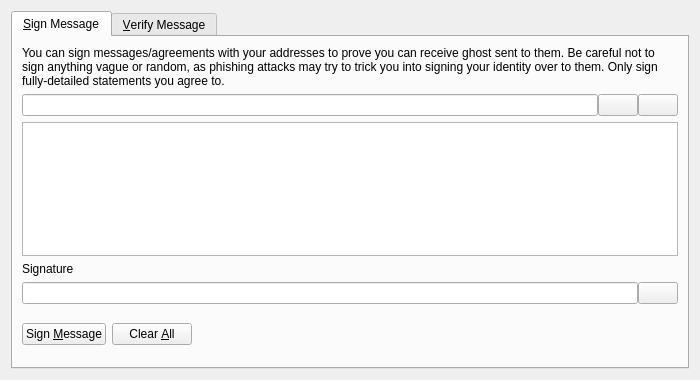
<?xml version="1.0" encoding="UTF-8"?>
<ui version="4.0">
 <class>SignVerifyMessageDialog</class>
 <widget class="QDialog" name="SignVerifyMessageDialog">
  <property name="geometry">
   <rect>
    <x>0</x>
    <y>0</y>
    <width>700</width>
    <height>380</height>
   </rect>
  </property>
  <property name="windowTitle">
   <string>Signatures - Sign / Verify a Message</string>
  </property>
  <property name="modal">
   <bool>true</bool>
  </property>
  <layout class="QVBoxLayout" name="verticalLayout">
   <item>
    <widget class="QTabWidget" name="tabWidget">
     <property name="currentIndex">
      <number>0</number>
     </property>
     <widget class="QWidget" name="tabSignMessage">
      <attribute name="title">
       <string>&amp;Sign Message</string>
      </attribute>
      <layout class="QVBoxLayout" name="verticalLayout_SM">
       <item>
        <widget class="QLabel" name="infoLabel_SM">
         <property name="text">
          <string>You can sign messages/agreements with your addresses to prove you can receive ghost sent to them. Be careful not to sign anything vague or random, as phishing attacks may try to trick you into signing your identity over to them. Only sign fully-detailed statements you agree to.</string>
         </property>
         <property name="textFormat">
          <enum>Qt::PlainText</enum>
         </property>
         <property name="wordWrap">
          <bool>true</bool>
         </property>
        </widget>
       </item>
       <item>
        <layout class="QHBoxLayout" name="horizontalLayout_1_SM">
         <property name="spacing">
          <number>0</number>
         </property>
         <item>
          <widget class="QValidatedLineEdit" name="addressIn_SM">
           <property name="toolTip">
            <string>The Ghost address to sign the message with</string>
           </property>
          </widget>
         </item>
         <item>
          <widget class="QPushButton" name="addressBookButton_SM">
           <property name="toolTip">
            <string>Choose previously used address</string>
           </property>
           <property name="text">
            <string/>
           </property>
           <property name="icon">
            <iconset resource="../bitcoin.qrc">
             <normaloff>:/icons/address-book</normaloff>:/icons/address-book</iconset>
           </property>
           <property name="shortcut">
            <string>Alt+A</string>
           </property>
           <property name="autoDefault">
            <bool>false</bool>
           </property>
          </widget>
         </item>
         <item>
          <widget class="QPushButton" name="pasteButton_SM">
           <property name="toolTip">
            <string>Paste address from clipboard</string>
           </property>
           <property name="text">
            <string/>
           </property>
           <property name="icon">
            <iconset resource="../bitcoin.qrc">
             <normaloff>:/icons/editpaste</normaloff>:/icons/editpaste</iconset>
           </property>
           <property name="shortcut">
            <string>Alt+P</string>
           </property>
           <property name="autoDefault">
            <bool>false</bool>
           </property>
          </widget>
         </item>
        </layout>
       </item>
       <item>
        <widget class="QPlainTextEdit" name="messageIn_SM">
         <property name="toolTip">
          <string>Enter the message you want to sign here</string>
         </property>
        </widget>
       </item>
       <item>
        <widget class="QLabel" name="signatureLabel_SM">
         <property name="text">
          <string>Signature</string>
         </property>
         <property name="textFormat">
          <enum>Qt::PlainText</enum>
         </property>
        </widget>
       </item>
       <item>
        <layout class="QHBoxLayout" name="horizontalLayout_2_SM">
         <property name="spacing">
          <number>0</number>
         </property>
         <item>
          <widget class="QLineEdit" name="signatureOut_SM">
           <property name="font">
            <font>
             <italic>true</italic>
            </font>
           </property>
           <property name="readOnly">
            <bool>true</bool>
           </property>
          </widget>
         </item>
         <item>
          <widget class="QPushButton" name="copySignatureButton_SM">
           <property name="toolTip">
            <string>Copy the current signature to the system clipboard</string>
           </property>
           <property name="text">
            <string/>
           </property>
           <property name="icon">
            <iconset resource="../bitcoin.qrc">
             <normaloff>:/icons/editcopy</normaloff>:/icons/editcopy</iconset>
           </property>
           <property name="autoDefault">
            <bool>false</bool>
           </property>
          </widget>
         </item>
        </layout>
       </item>
       <item>
        <layout class="QHBoxLayout" name="horizontalLayout_3_SM">
         <item>
          <widget class="QPushButton" name="signMessageButton_SM">
           <property name="toolTip">
            <string>Sign the message to prove you own this Ghost address</string>
           </property>
           <property name="text">
            <string>Sign &amp;Message</string>
           </property>
           <property name="icon">
            <iconset resource="../bitcoin.qrc">
             <normaloff>:/icons/edit</normaloff>:/icons/edit</iconset>
           </property>
           <property name="autoDefault">
            <bool>false</bool>
           </property>
          </widget>
         </item>
         <item>
          <widget class="QPushButton" name="clearButton_SM">
           <property name="toolTip">
            <string>Reset all sign message fields</string>
           </property>
           <property name="text">
            <string>Clear &amp;All</string>
           </property>
           <property name="icon">
            <iconset resource="../bitcoin.qrc">
             <normaloff>:/icons/remove</normaloff>:/icons/remove</iconset>
           </property>
           <property name="autoDefault">
            <bool>false</bool>
           </property>
          </widget>
         </item>
         <item>
          <spacer name="horizontalSpacer_1_SM">
           <property name="orientation">
            <enum>Qt::Horizontal</enum>
           </property>
           <property name="sizeHint" stdset="0">
            <size>
             <width>40</width>
             <height>48</height>
            </size>
           </property>
          </spacer>
         </item>
         <item>
          <widget class="QLabel" name="statusLabel_SM">
           <property name="font">
            <font>
             <weight>75</weight>
             <bold>true</bold>
            </font>
           </property>
           <property name="text">
            <string/>
           </property>
           <property name="wordWrap">
            <bool>true</bool>
           </property>
          </widget>
         </item>
         <item>
          <spacer name="horizontalSpacer_2_SM">
           <property name="orientation">
            <enum>Qt::Horizontal</enum>
           </property>
           <property name="sizeHint" stdset="0">
            <size>
             <width>40</width>
             <height>48</height>
            </size>
           </property>
          </spacer>
         </item>
        </layout>
       </item>
      </layout>
     </widget>
     <widget class="QWidget" name="tabVerifyMessage">
      <attribute name="title">
       <string>&amp;Verify Message</string>
      </attribute>
      <layout class="QVBoxLayout" name="verticalLayout_VM">
       <item>
        <widget class="QLabel" name="infoLabel_VM">
         <property name="text">
          <string>Enter the receiver's address, message (ensure you copy line breaks, spaces, tabs, etc. exactly) and signature below to verify the message. Be careful not to read more into the signature than what is in the signed message itself, to avoid being tricked by a man-in-the-middle attack. Note that this only proves the signing party receives with the address, it cannot prove sendership of any transaction!</string>
         </property>
         <property name="textFormat">
          <enum>Qt::PlainText</enum>
         </property>
         <property name="alignment">
          <set>Qt::AlignLeading|Qt::AlignLeft|Qt::AlignTop</set>
         </property>
         <property name="wordWrap">
          <bool>true</bool>
         </property>
        </widget>
       </item>
       <item>
        <layout class="QHBoxLayout" name="horizontalLayout_1_VM">
         <property name="spacing">
          <number>0</number>
         </property>
         <item>
          <widget class="QValidatedLineEdit" name="addressIn_VM">
           <property name="toolTip">
            <string>The Ghost address the message was signed with</string>
           </property>
          </widget>
         </item>
         <item>
          <widget class="QPushButton" name="addressBookButton_VM">
           <property name="toolTip">
            <string>Choose previously used address</string>
           </property>
           <property name="text">
            <string/>
           </property>
           <property name="icon">
            <iconset resource="../bitcoin.qrc">
             <normaloff>:/icons/address-book</normaloff>:/icons/address-book</iconset>
           </property>
           <property name="shortcut">
            <string>Alt+A</string>
           </property>
           <property name="autoDefault">
            <bool>false</bool>
           </property>
          </widget>
         </item>
        </layout>
       </item>
       <item>
        <widget class="QPlainTextEdit" name="messageIn_VM"/>
       </item>
       <item>
        <widget class="QValidatedLineEdit" name="signatureIn_VM"/>
       </item>
       <item>
        <layout class="QHBoxLayout" name="horizontalLayout_2_VM">
         <item>
          <widget class="QPushButton" name="verifyMessageButton_VM">
           <property name="toolTip">
            <string>Verify the message to ensure it was signed with the specified Ghost address</string>
           </property>
           <property name="text">
            <string>Verify &amp;Message</string>
           </property>
           <property name="icon">
            <iconset resource="../bitcoin.qrc">
             <normaloff>:/icons/transaction_0</normaloff>:/icons/transaction_0</iconset>
           </property>
           <property name="autoDefault">
            <bool>false</bool>
           </property>
          </widget>
         </item>
         <item>
          <widget class="QPushButton" name="clearButton_VM">
           <property name="toolTip">
            <string>Reset all verify message fields</string>
           </property>
           <property name="text">
            <string>Clear &amp;All</string>
           </property>
           <property name="icon">
            <iconset resource="../bitcoin.qrc">
             <normaloff>:/icons/remove</normaloff>:/icons/remove</iconset>
           </property>
           <property name="autoDefault">
            <bool>false</bool>
           </property>
          </widget>
         </item>
         <item>
          <spacer name="horizontalSpacer_1_VM">
           <property name="orientation">
            <enum>Qt::Horizontal</enum>
           </property>
           <property name="sizeHint" stdset="0">
            <size>
             <width>40</width>
             <height>48</height>
            </size>
           </property>
          </spacer>
         </item>
         <item>
          <widget class="QLabel" name="statusLabel_VM">
           <property name="font">
            <font>
             <weight>75</weight>
             <bold>true</bold>
            </font>
           </property>
           <property name="text">
            <string/>
           </property>
           <property name="wordWrap">
            <bool>true</bool>
           </property>
          </widget>
         </item>
         <item>
          <spacer name="horizontalSpacer_2_VM">
           <property name="orientation">
            <enum>Qt::Horizontal</enum>
           </property>
           <property name="sizeHint" stdset="0">
            <size>
             <width>40</width>
             <height>48</height>
            </size>
           </property>
          </spacer>
         </item>
        </layout>
       </item>
      </layout>
     </widget>
    </widget>
   </item>
  </layout>
 </widget>
 <customwidgets>
  <customwidget>
   <class>QValidatedLineEdit</class>
   <extends>QLineEdit</extends>
   <header>qt/qvalidatedlineedit.h</header>
  </customwidget>
 </customwidgets>
 <resources>
  <include location="../bitcoin.qrc"/>
 </resources>
 <connections/>
</ui>
